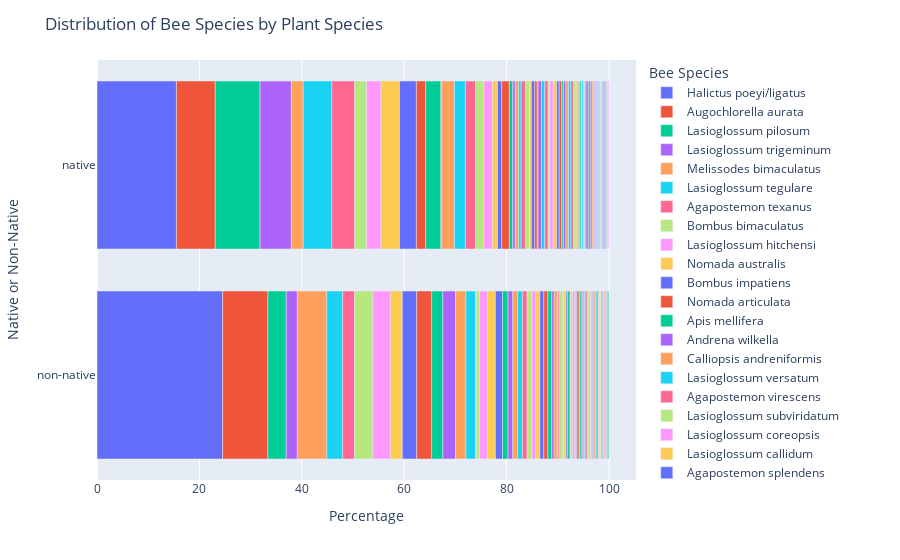

This figure's notebook cell:
### Markdown cell above
## This visualization helps us understand the relative abundance of different bee species and their association with native or non-native plants.

1- Halictus poeyi is a bee species with 252 recorded samples. Out of these samples, 62% have visited non-native plants, while 37% have visited native plants. The proportion of this bee species among all bee species is 20.2%.

2- Augochlorella aurata is a bee species with 103 recorded samples. Among these samples, 56% have visited non-native plants, while 44% have visited native plants. The proportion of this bee species among all bee species is 8.2%.

3- Lasioglossum pilosum is a bee species with 76 recorded samples. Among these samples, 30% have visited non-native plants, while 70% have visited native plants. The proportion of this bee species among all bee species is 6.1%.

4- Lasioglossum trigeminum is a bee species with 51 recorded samples. Among these samples, 28% have visited non-native plants, while 72% have visited native plants. The proportion of this bee species among all bee species is 4.1%.

5- Lasioglossum tegulare is a bee species with 54 recorded samples. Among these samples, 38% have visited non-native plants, while 62% have visited native plants. The proportion of this bee species among all bee species is 4.3%.

6- Melissodes bimaculatus is a bee species with 51 recorded samples. Among these samples, 72% have visited non-native plants, while 28% have visited native plants. The proportion of this bee species among all bee species is 4.1%.

### Code cell
import plotly.express as px

# Create a dataframe for bee species distribution by plant species
bee_distribution = data.groupby(['native_or_non', 'bee_species']).size().reset_index(name='count')

# Calculate the percentage of each bee species for each native_or_non category
bee_distribution['percentage'] = bee_distribution.groupby('native_or_non')['count'].apply(lambda x: x / x.sum() * 100)

# Add a new column to show the count of each bee species for each native_or_non category
bee_distribution['counts'] = bee_distribution['bee_species'] + ' / count = ' + bee_distribution['count'].astype(str)

# Sort the dataframe by count in descending order
bee_distribution = bee_distribution.sort_values(by='count', ascending=False)

# Create the barplot
fig = px.bar(bee_distribution, x='percentage', y='native_or_non', color='bee_species', 
             labels={'percentage':'Percentage', 'native_or_non':'Native or Non-Native', 'bee_species':'Bee Species'},
             hover_data=['bee_species', 'counts'])

# Set the title
fig.update_layout(title='Distribution of Bee Species by Plant Species')

# Show the plot
fig.show()
